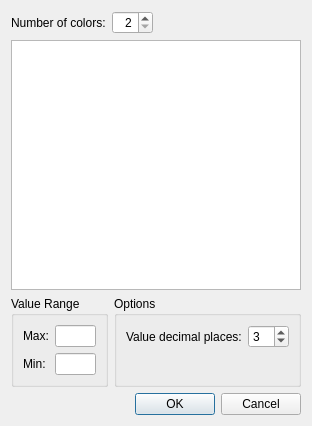
<?xml version="1.0" encoding="UTF-8"?>
<ui version="4.0">
 <class>ColorMapSettingEditWidget_ChangeNumColorsDialog</class>
 <widget class="QDialog" name="ColorMapSettingEditWidget_ChangeNumColorsDialog">
  <property name="geometry">
   <rect>
    <x>0</x>
    <y>0</y>
    <width>303</width>
    <height>426</height>
   </rect>
  </property>
  <property name="windowTitle">
   <string>Change the Number of Colors</string>
  </property>
  <layout class="QVBoxLayout" name="verticalLayout_2" stretch="0,1,0,0">
   <item>
    <layout class="QHBoxLayout" name="horizontalLayout">
     <item>
      <widget class="QLabel" name="label_3">
       <property name="text">
        <string>Number of colors:</string>
       </property>
      </widget>
     </item>
     <item>
      <widget class="QSpinBox" name="colorsSpinBox">
       <property name="alignment">
        <set>Qt::AlignRight|Qt::AlignTrailing|Qt::AlignVCenter</set>
       </property>
       <property name="minimum">
        <number>2</number>
       </property>
       <property name="maximum">
        <number>99</number>
       </property>
      </widget>
     </item>
     <item>
      <spacer name="horizontalSpacer">
       <property name="orientation">
        <enum>Qt::Horizontal</enum>
       </property>
       <property name="sizeHint" stdset="0">
        <size>
         <width>40</width>
         <height>20</height>
        </size>
       </property>
      </spacer>
     </item>
    </layout>
   </item>
   <item>
    <widget class="QTableView" name="colorsTableView">
     <property name="enabled">
      <bool>true</bool>
     </property>
     <property name="editTriggers">
      <set>QAbstractItemView::NoEditTriggers</set>
     </property>
    </widget>
   </item>
   <item>
    <layout class="QHBoxLayout" name="horizontalLayout_3">
     <item>
      <widget class="QGroupBox" name="valueRangeGroupBox">
       <property name="title">
        <string>Value Range</string>
       </property>
       <layout class="QGridLayout" name="gridLayout">
        <item row="0" column="0">
         <widget class="QLabel" name="maxLabel">
          <property name="text">
           <string>Max:</string>
          </property>
         </widget>
        </item>
        <item row="0" column="1">
         <widget class="RealNumberEditWidget" name="maxValueEdit"/>
        </item>
        <item row="1" column="0">
         <widget class="QLabel" name="minLabel">
          <property name="text">
           <string>Min:</string>
          </property>
         </widget>
        </item>
        <item row="1" column="1">
         <widget class="RealNumberEditWidget" name="minValueEdit"/>
        </item>
       </layout>
      </widget>
     </item>
     <item>
      <widget class="QGroupBox" name="OptionsGroupBox">
       <property name="title">
        <string>Options</string>
       </property>
       <layout class="QVBoxLayout" name="verticalLayout">
        <item>
         <layout class="QHBoxLayout" name="horizontalLayout_2">
          <item>
           <widget class="QLabel" name="decimalLabel">
            <property name="text">
             <string>Value decimal places:</string>
            </property>
           </widget>
          </item>
          <item>
           <widget class="QSpinBox" name="decimalSpinBox">
            <property name="maximum">
             <number>10</number>
            </property>
            <property name="value">
             <number>3</number>
            </property>
           </widget>
          </item>
         </layout>
        </item>
        <item>
         <spacer name="verticalSpacer">
          <property name="orientation">
           <enum>Qt::Vertical</enum>
          </property>
          <property name="sizeHint" stdset="0">
           <size>
            <width>20</width>
            <height>15</height>
           </size>
          </property>
         </spacer>
        </item>
       </layout>
      </widget>
     </item>
    </layout>
   </item>
   <item>
    <widget class="QDialogButtonBox" name="buttonBox">
     <property name="orientation">
      <enum>Qt::Horizontal</enum>
     </property>
     <property name="standardButtons">
      <set>QDialogButtonBox::Cancel|QDialogButtonBox::Ok</set>
     </property>
    </widget>
   </item>
  </layout>
 </widget>
 <customwidgets>
  <customwidget>
   <class>RealNumberEditWidget</class>
   <extends>QLineEdit</extends>
   <header>guibase/widget/realnumbereditwidget.h</header>
  </customwidget>
 </customwidgets>
 <resources/>
 <connections>
  <connection>
   <sender>buttonBox</sender>
   <signal>accepted()</signal>
   <receiver>ColorMapSettingEditWidget_ChangeNumColorsDialog</receiver>
   <slot>accept()</slot>
   <hints>
    <hint type="sourcelabel">
     <x>248</x>
     <y>254</y>
    </hint>
    <hint type="destinationlabel">
     <x>157</x>
     <y>274</y>
    </hint>
   </hints>
  </connection>
  <connection>
   <sender>buttonBox</sender>
   <signal>rejected()</signal>
   <receiver>ColorMapSettingEditWidget_ChangeNumColorsDialog</receiver>
   <slot>reject()</slot>
   <hints>
    <hint type="sourcelabel">
     <x>316</x>
     <y>260</y>
    </hint>
    <hint type="destinationlabel">
     <x>286</x>
     <y>274</y>
    </hint>
   </hints>
  </connection>
 </connections>
</ui>
